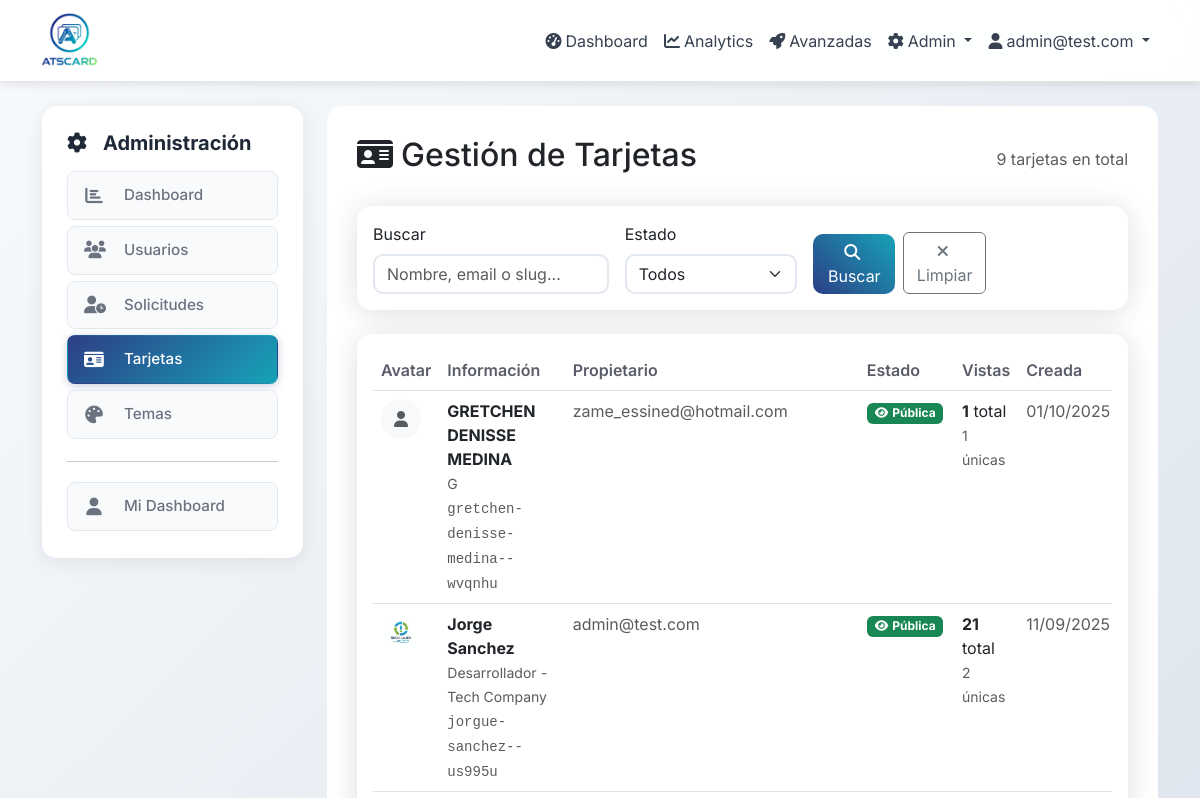
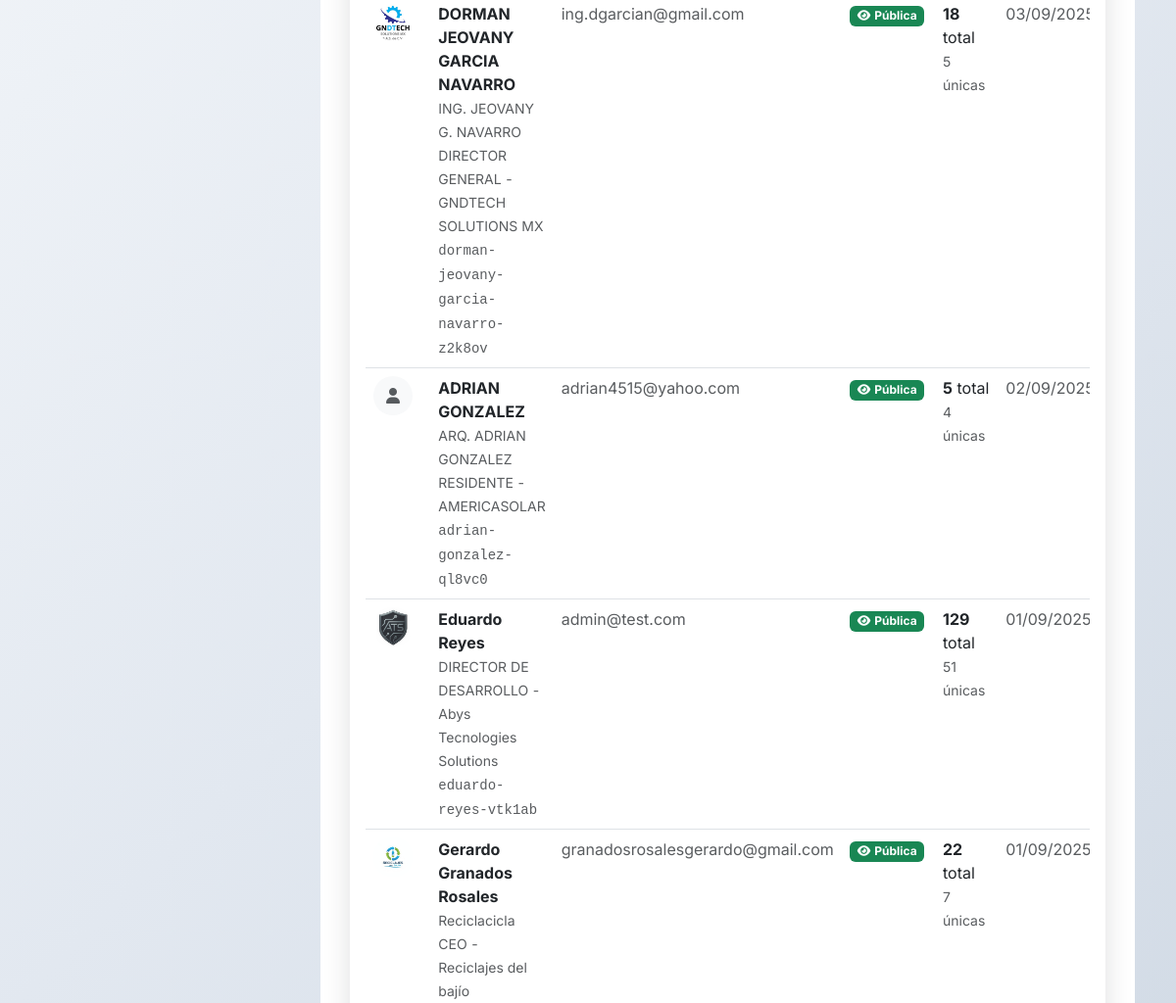
The page /admin/cards (signed in, upper part) on the database as committed earlier (2 pictures, top to bottom).
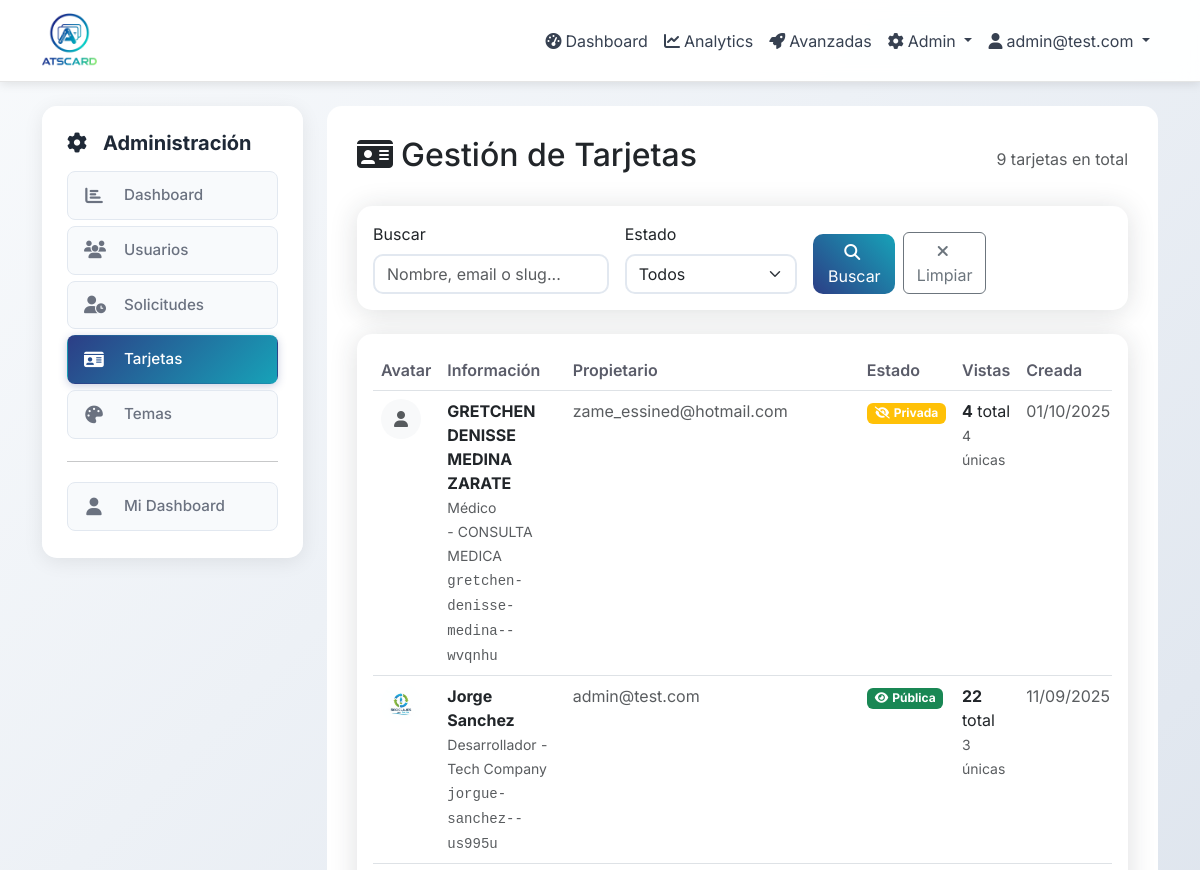
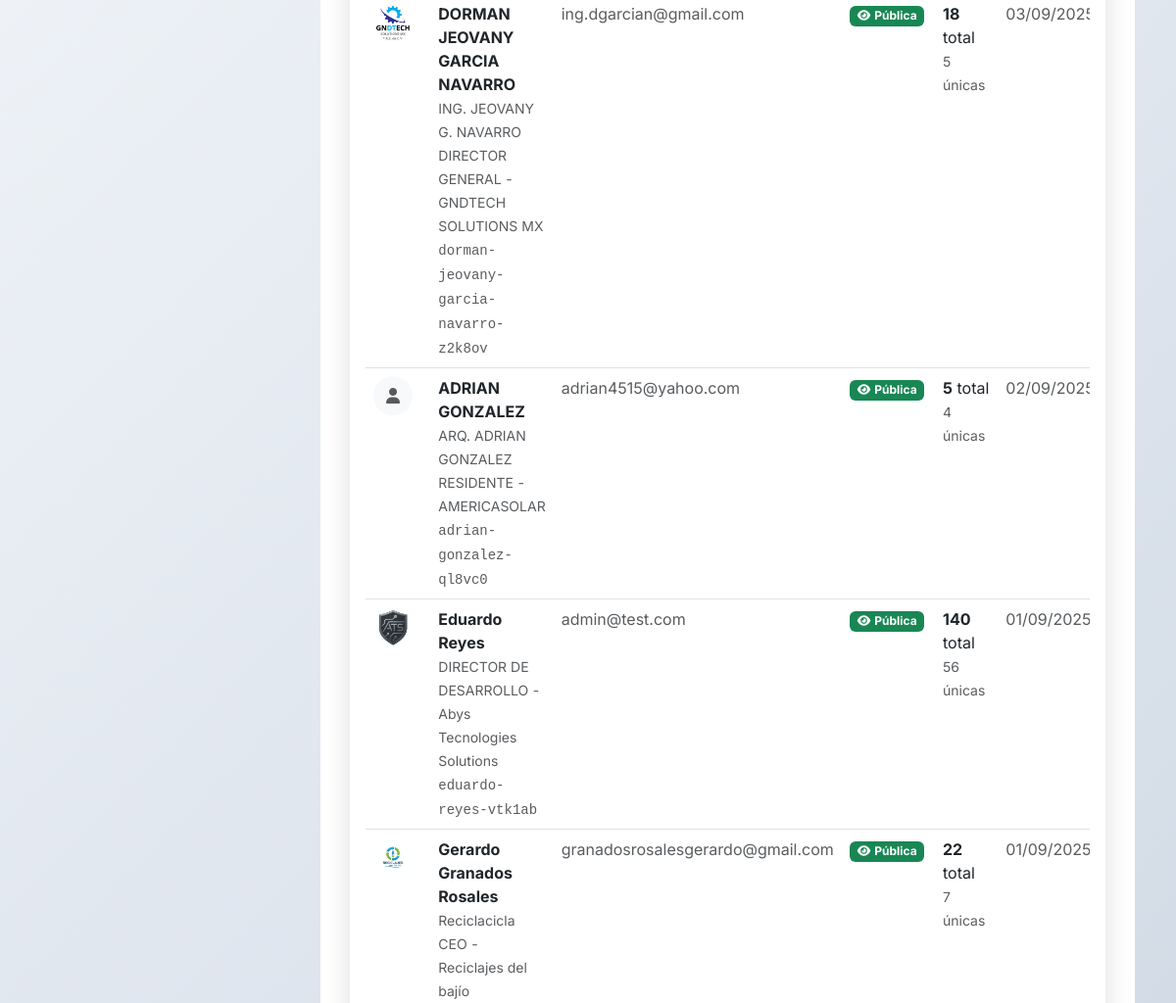
The same page on the database as committed later (2 pictures, top to bottom).
### app/models.py (models this page shows, shortened)
class Card(db.Model):
    id = db.Column(db.Integer, primary_key=True)
    owner_id = db.Column(db.Integer, db.ForeignKey('user.id'), nullable=False)
    slug = db.Column(db.String(100), unique=True, nullable=False, index=True)
    title = db.Column(db.String(200))  # e.g., "Lourdes Arellano - Salón & Spa"
    name = db.Column(db.String(100), nullable=False)
    job_title = db.Column(db.String(200))
    company = db.Column(db.String(200))
    phone = db.Column(db.String(20))
    email_public = db.Column(db.String(120))
    website = db.Column(db.String(255))
    location = db.Column(db.String(255))
    bio = db.Column(db.Text)
    theme_id = db.Column(db.Integer, db.ForeignKey('theme.id'), nullable=False)
    is_public = db.Column(db.Boolean, default=True, nullable=False)
    published_at = db.Column(db.DateTime)
    avatar_path = db.Column(db.String(255))  # Legacy - kept for backward compatibility
    avatar_square_path = db.Column(db.String(255))  # Square version for circle/rounded/square
    avatar_rect_path = db.Column(db.String(255))   # Rectangular version for rectangle shape
    created_at = db.Column(db.DateTime, default=now_utc_for_db)
    updated_at = db.Column(db.DateTime, default=now_utc_for_db, onupdate=now_utc_for_db)
    instagram = db.Column(db.String(255))
    whatsapp_country = db.Column(db.String(10))  # Country code for WhatsApp (e.g., '+34')
    whatsapp = db.Column(db.String(20))  # Phone number without country code
    custom_layout = db.Column(db.Text)  # Store custom layout JSON from visual editor
    facebook = db.Column(db.String(255))
    linkedin = db.Column(db.String(255))
    twitter = db.Column(db.String(255))
    youtube = db.Column(db.String(255))
    tiktok = db.Column(db.String(255))
    telegram = db.Column(db.String(255))
    snapchat = db.Column(db.String(255))
    pinterest = db.Column(db.String(255))
    github = db.Column(db.String(255))
    behance = db.Column(db.String(255))
    dribbble = db.Column(db.String(255))
    primary_social_networks = db.Column(db.Text)
    services = db.relationship('Service', backref='card', lazy='dynamic', cascade='all, delete-orphan')
    products = db.relationship('Product', backref='card', lazy='dynamic', cascade='all, delete-orphan')
    gallery_items = db.relationship('GalleryItem', backref='card', lazy='dynamic', cascade='all, delete-orphan')
    def get_public_url(self):
        return f"/c/{self.slug}"
    def get_total_views(self):
        return self.views.count()
    def get_unique_views(self):
        from sqlalchemy import func
        return db.session.query(func.count(func.distinct(CardView.ip_address))).filter_by(card_id=self.id).scalar() or 0
    def get_avatar_path(self):
        if not self.theme:
            return self.avatar_path or self.avatar_square_path
        if self.theme.avatar_shape == 'rectangle':
            return self.avatar_rect_path or self.avatar_square_path or self.avatar_path
        else:
            return self.avatar_square_path or self.avatar_path or self.avatar_rect_path
    def has_avatar(self):
        return bool(self.avatar_square_path or self.avatar_rect_path or self.avatar_path)

class User(UserMixin, db.Model):
    id = db.Column(db.Integer, primary_key=True)
    email = db.Column(db.String(120), unique=True, nullable=False, index=True)
    password_hash = db.Column(db.String(255), nullable=False)
    role = db.Column(Enum('admin', 'user', name='user_roles'), default='user', nullable=False)
    is_active = db.Column(db.Boolean, default=True, nullable=False)
    is_approved = db.Column(db.Boolean, default=False)
    approved_at = db.Column(db.DateTime)
    approved_by_id = db.Column(db.Integer)
    is_suspended = db.Column(db.Boolean, default=False)
    suspension_reason = db.Column(db.String(500))
    suspended_at = db.Column(db.DateTime)
    suspended_by_id = db.Column(db.Integer)
    max_cards = db.Column(db.Integer, default=1, nullable=False)
    last_login = db.Column(db.DateTime)
    total_views = db.Column(db.Integer, default=0)
    email_verified = db.Column(db.Boolean, default=False)
    email_verified_at = db.Column(db.DateTime)
    reset_token = db.Column(db.String(255))
    reset_token_expires = db.Column(db.DateTime)
    created_at = db.Column(db.DateTime, default=now_utc_for_db)
    updated_at = db.Column(db.DateTime, default=now_utc_for_db, onupdate=now_utc_for_db)
    cards = db.relationship('Card', backref='owner', lazy='dynamic', cascade='all, delete-orphan')
    appointment_system = db.relationship('AppointmentSystem', backref='owner', uselist=False, cascade='all, delete-orphan')
    def is_admin(self):
        return self.role == 'admin'

class Theme(db.Model):
    id = db.Column(db.Integer, primary_key=True)
    name = db.Column(db.String(100), nullable=False)
    template_name = db.Column(db.String(50), default='classic')  # template file name (classic, mobile, elegant, etc.)
    primary_color = db.Column(db.String(7), default='#6366f1')  # hex color
    secondary_color = db.Column(db.String(7), default='#8b5cf6')
    accent_color = db.Column(db.String(7), default='#ec4899')
    avatar_border_color = db.Column(db.String(7), default='#ffffff')  # avatar border color
    font_family = db.Column(db.String(100), default='Inter')
    layout = db.Column(Enum('classic', 'modern', 'minimal', name='theme_layouts'), default='modern')
    avatar_shape = db.Column(Enum('circle', 'rounded', 'square', 'rectangle', name='avatar_shapes'), default='circle')
    bg_image_path = db.Column(db.String(255))  # optional background image
    preview_image = db.Column(db.String(255))  # preview screenshot for theme selection
    is_active = db.Column(db.Boolean, default=True)  # admin can disable themes
    is_global = db.Column(db.Boolean, default=False)  # True for admin themes visible to all, False for personal themes
    created_by_id = db.Column(db.Integer, db.ForeignKey('user.id'), nullable=True)  # NULL for admin themes, user_id for personal themes
    created_at = db.Column(db.DateTime, default=now_utc_for_db)
    cards = db.relationship('Card', backref='theme', lazy='dynamic')

### app/admin/routes.py (the view, shortened to what this page needs)
@bp.route('/cards')
@login_required
@admin_required
def cards():
    page = request.args.get('page', 1, type=int)
    search = request.args.get('search', '', type=str)
    status = request.args.get('status', '', type=str)
    query = Card.query
    if status == 'public':
        query = query.filter_by(is_public=True)
    elif status == 'private':
        query = query.filter_by(is_public=False)
    cards = query.order_by(Card.created_at.desc()).paginate(
        page=page, per_page=20, error_out=False
    )
    return render_template('admin/cards.html', cards=cards, search=search, status=status)

### app/timezone_utils.py (called while the page is built)
def utc_to_local(utc_dt):
    if utc_dt is None:
        return None
    if utc_dt.tzinfo is None:
        utc_dt = utc_dt.replace(tzinfo=pytz.UTC)
    return utc_dt.astimezone(MEXICO_TZ)

def format_local_datetime(dt, format_str='%d/%m/%Y %H:%M'):
    if dt is None:
        return ''
    local_dt = utc_to_local(dt)
    return local_dt.strftime(format_str)

### app/utils.py (called while the page is built)
def admin_required(f):
    from functools import wraps
    from flask import abort
    from flask_login import current_user
    @wraps(f)
    def decorated_function(*args, **kwargs):
        if not current_user.is_authenticated or not current_user.is_admin():
            abort(403)
        return f(*args, **kwargs)
    return decorated_function

### app/templates/admin/cards.html (shortened to what the changed rows need)
{% extends "base.html" %}
{% block content %}
<div class="row">
    <div class="col-md-9">
        <div class="main-content">
            <div class="d-flex justify-content-between align-items-center mb-4">
                <h2>
                    <i class="fas fa-id-card me-2"></i>Gestión de Tarjetas
                </h2>
            </div>
            <div class="card">
                <div class="card-body">
                    {% if cards.items %}
                        <div class="table-responsive">
                            <table class="table table-hover">
                                <thead>
                                    <tr>
                                        <th>Avatar</th>
                                        <th>Información</th>
                                        <th>Propietario</th>
                                        <th>Estado</th>
                                        <th>Vistas</th>
                                        <th>Creada</th>
                                    </tr>
                                </thead>
                                <tbody>
                                    {% for card in cards.items %}
                                    <tr>
                                        <td>
                                            {% if card.has_avatar() %}
                                                <img src="{{ url_for('static', filename='uploads/' + card.get_avatar_path()) }}"
                                                     alt="{{ card.name }}" class="avatar-sm rounded-circle">
                                            {% else %}
                                                <div class="avatar-sm bg-light rounded-circle d-flex align-items-center justify-content-center">
                                                    <i class="fas fa-user text-muted"></i>
                                                </div>
                                            {% endif %}
                                        </td>
                                        <td>
                                            <div>
                                                <strong>{{ card.name }}</strong>
                                                {% if card.title %}<br><small class="text-muted">{{ card.title }}</small>{% endif %}
                                            </div>
                                            {% if card.job_title %}<small class="text-muted">{{ card.job_title }}</small>{% endif %}
                                            {% if card.company %}<small class="text-muted"> - {{ card.company }}</small>{% endif %}
                                            <div><small class="text-muted font-monospace">{{ card.slug }}</small></div>
                                        </td>
                                        <td>
                                            <span class="text-muted">{{ card.owner.email }}</span>
                                        </td>
                                        <td>
                                            {% if card.is_public %}
                                                <span class="badge bg-success">
                                                    <i class="fas fa-eye me-1"></i>Pública
                                                </span>
                                            {% else %}
                                                <span class="badge bg-warning">
                                                    <i class="fas fa-eye-slash me-1"></i>Privada
                                                </span>
                                            {% endif %}
                                        </td>
                                        <td>
                                            <div>
                                                <strong>{{ card.get_total_views() }}</strong> total
                                            </div>
                                            <small class="text-muted">{{ card.get_unique_views() }} únicas</small>
                                        </td>
                                        <td>
                                            <span class="text-muted">{{ card.created_at|local_date }}</span>
                                        </td>
                                    </tr>
                                    {% endfor %}
                                </tbody>
                            </table>
                        </div>
                    {% endif %}
                </div>
            </div>
        </div>
    </div>
</div>
{% endblock %}

Rows that differ between the two databases and show on the page:
changed Card "gretchen-denisse-medina--wvqnhu": name "GRETCHEN DENISSE MEDINA" → "GRETCHEN DENISSE MEDINA ZARATE"; title "G" → "Médico"; company (not shown) → "CONSULTA MEDICA"; get_total_views "1" → "4"; get_unique_views "1" → "4"; is_public "Pública" → "Privada"
computed for Card "Jorge Sanchez": get_total_views "21" → "22"; get_unique_views "2" → "3"
computed for Card "Eduardo Reyes": get_total_views "129" → "140"; get_unique_views "51" → "56"
